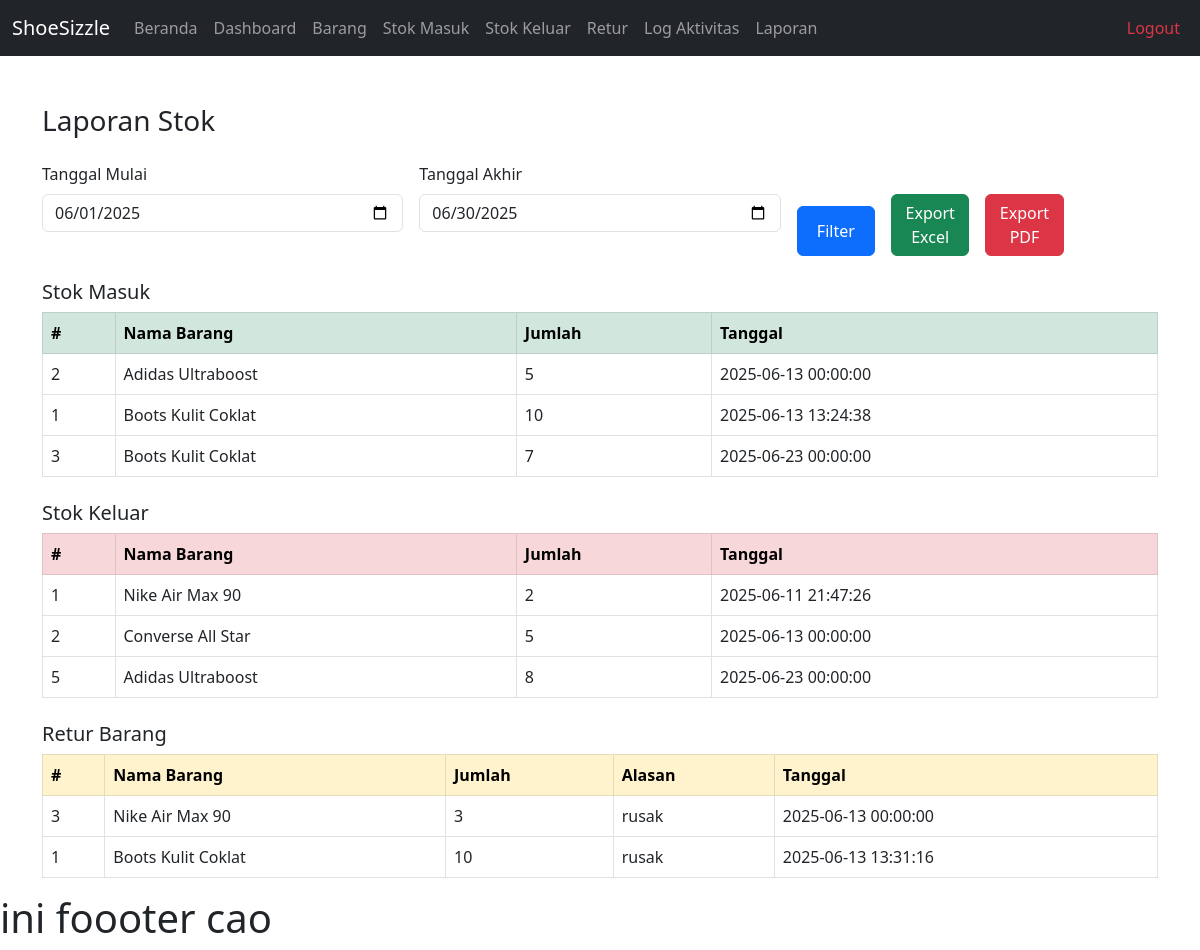
Screenshot of /pages/laporan/index.php (signed in) with the database file from the repository.
### tables this page shows
CREATE TABLE `barang_masuk` (
  `masuk_id` int(11) NOT NULL,
  `nomor_transaksi` varchar(30) NOT NULL,
  `distributor_id` int(11) DEFAULT NULL,
  `barang_id` int(11) DEFAULT NULL,
  `kode_barang` varchar(50) DEFAULT NULL,
  `nama_barang` varchar(255) DEFAULT NULL,
  `jumlah` int(100) NOT NULL,
  `user_id` int(11) DEFAULT NULL,
  `tanggal_masuk` datetime NOT NULL,
  `total_nilai` decimal(15,2) DEFAULT 0.00,
  `keterangan` text DEFAULT NULL,
  `status` enum('pending','completed','cancelled') DEFAULT 'pending',
  `created_at` timestamp NOT NULL DEFAULT current_timestamp()
);

CREATE TABLE `barang` (
  `barang_id` int(11) NOT NULL,
  `kode_barang` varchar(20) NOT NULL,
  `nama_barang` varchar(100) NOT NULL,
  `kategori_id` int(11) DEFAULT NULL,
  `merek_id` int(11) DEFAULT NULL,
  `ukuran` varchar(10) DEFAULT NULL,
  `warna` varchar(30) DEFAULT NULL,
  `harga_beli` decimal(12,2) NOT NULL,
  `harga_jual` decimal(12,2) NOT NULL,
  `stok_minimum` int(11) DEFAULT 5,
  `stok_aktual` int(11) DEFAULT 0,
  `gambar` varchar(255) DEFAULT NULL,
  `deskripsi` text DEFAULT NULL,
  `created_at` timestamp NOT NULL DEFAULT current_timestamp(),
  `updated_at` timestamp NOT NULL DEFAULT current_timestamp() ON UPDATE current_timestamp(),
  `is_active` tinyint(1) DEFAULT 1
);

CREATE TABLE `barang_keluar` (
  `keluar_id` int(11) NOT NULL,
  `nomor_transaksi` varchar(30) NOT NULL,
  `user_id` int(11) DEFAULT NULL,
  `barang_id` int(11) DEFAULT NULL,
  `kode_barang` varchar(50) DEFAULT NULL,
  `nama_barang` varchar(255) DEFAULT NULL,
  `tanggal_keluar` datetime NOT NULL,
  `jenis_keluar` enum('penjualan','retur','rusak','lainnya') DEFAULT 'penjualan',
  `jumlah` int(100) NOT NULL,
  `total_nilai` decimal(15,2) DEFAULT 0.00,
  `keterangan` text DEFAULT NULL,
  `created_at` timestamp NOT NULL DEFAULT current_timestamp()
);

CREATE TABLE `retur_barang` (
  `retur_id` int(11) NOT NULL,
  `nomor_retur` varchar(30) NOT NULL,
  `distributor_id` int(11) DEFAULT NULL,
  `user_id` int(11) DEFAULT NULL,
  `barang_id` int(11) DEFAULT NULL,
  `kode_barang` varchar(50) DEFAULT NULL,
  `nama_barang` varchar(255) DEFAULT NULL,
  `tanggal_retur` datetime NOT NULL,
  `alasan_retur` enum('tidak_laku','rusak','salah_kirim','expired','lainnya') DEFAULT 'tidak_laku',
  `jumlah` int(100) NOT NULL,
  `total_nilai_retur` decimal(15,2) DEFAULT 0.00,
  `status_retur` enum('pending','approved','rejected','shipped','completed') DEFAULT 'pending',
  `created_at` timestamp NOT NULL DEFAULT current_timestamp(),
  `updated_at` timestamp NOT NULL DEFAULT current_timestamp() ON UPDATE current_timestamp()
);

### pages/laporan/index.php (the view, shortened to what this page needs)
<?php
require_once '../../config/database.php';
$start = $_GET['start'] ?? date('Y-m-01');
$end = $_GET['end'] ?? date('Y-m-d');
$stmtMasuk = $pdo->prepare("SELECT sm.*, b.nama_barang FROM barang_masuk sm
                            JOIN barang b ON sm.barang_id = b.barang_id
                            WHERE sm.tanggal_masuk BETWEEN ? AND ?");
$stmtMasuk->execute([$start, $end]);
$stokMasuk = $stmtMasuk->fetchAll();
$stmtKeluar = $pdo->prepare("SELECT sk.*, b.nama_barang FROM barang_keluar sk
                              JOIN barang b ON sk.barang_id = b.barang_id
                              WHERE sk.tanggal_keluar BETWEEN ? AND ?");
$stmtKeluar->execute([$start, $end]);
$stokKeluar = $stmtKeluar->fetchAll();
$stmtRetur = $pdo->prepare("SELECT r.*, b.nama_barang FROM retur_barang r
                            JOIN barang b ON r.barang_id = b.barang_id
                            WHERE r.tanggal_retur BETWEEN ? AND ?");
$stmtRetur->execute([$start, $end]);
$retur = $stmtRetur->fetchAll();
?>
<!DOCTYPE html>
<html lang="id">
<head>
  <link href="https://cdn.jsdelivr.net/npm/bootstrap@5.3.0/dist/css/bootstrap.min.css" rel="stylesheet">
</head>
<body>
    <?php include '../../includes/navbar.php'; ?>
<div class="container mt-5">
  <h3 class="mb-4">Laporan Stok</h3>
  <form method="GET" class="row g-3 mb-4">
    <div class="col-md-4">
      <label class="form-label">Tanggal Mulai</label>
      <input type="date" name="start" class="form-control" value="<?= $start ?>">
    </div>
    <div class="col-md-4">
      <label class="form-label">Tanggal Akhir</label>
      <input type="date" name="end" class="form-control" value="<?= $end ?>">
    </div>
    <div class="col-md-1 d-grid">
      <label class="form-label">&nbsp;</label>
      <button class="btn btn-primary">Filter</button>
    </div>
    <div class="col-md-1 d-grid">
      <label class="form-label">&nbsp;</label>
      <a href="export_excel.php?start=<?= $start ?>&end=<?= $end ?>" class="btn btn-success">Export Excel</a>
    </div>
    <div class="col-md-1 d-grid">
      <label class="form-label">&nbsp;</label>
      <a href="export_pdf.php?start=<?= $start ?>&end=<?= $end ?>" class="btn btn-danger">Export PDF</a>
    </div>
  </form>
  <h5 class="mt-4">Stok Masuk</h5>
  <table class="table table-bordered">
    <thead class="table-success">
      <tr>
        <th>#</th>
        <th>Nama Barang</th>
        <th>Jumlah</th>
        <th>Tanggal</th>
      </tr>
    </thead>
    <tbody>
      <?php foreach ($stokMasuk as $row): ?>
        <tr>
          <td><?= $row['masuk_id'] ?></td>
          <td><?= htmlspecialchars($row['nama_barang']) ?></td>
          <td><?= $row['jumlah'] ?></td>
          <td><?= $row['tanggal_masuk'] ?></td>
        </tr>
      <?php endforeach; ?>
    </tbody>
  </table>
  <h5 class="mt-4">Stok Keluar</h5>
  <table class="table table-bordered">
    <thead class="table-danger">
      <tr>
        <th>#</th>
        <th>Nama Barang</th>
        <th>Jumlah</th>
        <th>Tanggal</th>
      </tr>
    </thead>
    <tbody>
      <?php foreach ($stokKeluar as $row): ?>
        <tr>
          <td><?= $row['keluar_id'] ?></td>
          <td><?= htmlspecialchars($row['nama_barang']) ?></td>
          <td><?= $row['jumlah'] ?></td>
          <td><?= $row['tanggal_keluar'] ?></td>
        </tr>
      <?php endforeach; ?>
    </tbody>
  </table>
  <h5 class="mt-4">Retur Barang</h5>
  <table class="table table-bordered">
    <thead class="table-warning">
      <tr>
        <th>#</th>
        <th>Nama Barang</th>
        <th>Jumlah</th>
        <th>Alasan</th>
        <th>Tanggal</th>
      </tr>
    </thead>
    <tbody>
      <?php foreach ($retur as $row): ?>
        <tr>
          <td><?= $row['retur_id'] ?></td>
          <td><?= htmlspecialchars($row['nama_barang']) ?></td>
          <td><?= $row['jumlah'] ?></td>
          <td><?= htmlspecialchars($row['alasan_retur']) ?></td>
          <td><?= $row['tanggal_retur'] ?></td>
        </tr>
      <?php endforeach; ?>
    </tbody>
  </table>
</div>
<?php include '../../includes/footer.php'; ?>

### rows the page displays
barang_masuk: masuk_id "2", barang.nama_barang "Adidas Ultraboost", jumlah "5", tanggal_masuk "2025-06-13 00:00:00"
barang_masuk: masuk_id "1", barang.nama_barang "Boots Kulit Coklat", jumlah "10", tanggal_masuk "2025-06-13 13:24:38"
barang_masuk: masuk_id "3", barang.nama_barang "Boots Kulit Coklat", jumlah "7", tanggal_masuk "2025-06-23 00:00:00"
barang_keluar: keluar_id "1", barang.nama_barang "Nike Air Max 90", jumlah "2", tanggal_keluar "2025-06-11 21:47:26"
barang_keluar: keluar_id "2", barang.nama_barang "Converse All Star", jumlah "5", tanggal_keluar "2025-06-13 00:00:00"
barang_keluar: keluar_id "5", barang.nama_barang "Adidas Ultraboost", jumlah "8", tanggal_keluar "2025-06-23 00:00:00"
retur_barang: retur_id "3", barang.nama_barang "Nike Air Max 90", jumlah "3", alasan_retur "rusak", tanggal_retur "2025-06-13 00:00:00"
retur_barang: retur_id "1", barang.nama_barang "Boots Kulit Coklat", jumlah "10", alasan_retur "rusak", tanggal_retur "2025-06-13 13:31:16"
